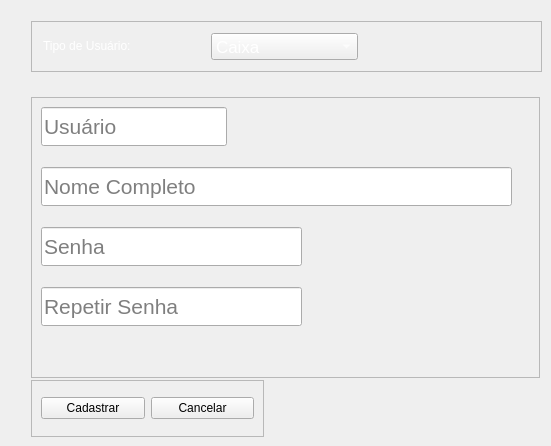
          <widget class="QWidget" name="page_cadastrar">
           <widget class="QFrame" name="frame">
            <property name="geometry">
             <rect>
              <x>31</x>
              <y>97</y>
              <width>509</width>
              <height>281</height>
             </rect>
            </property>
            <property name="styleSheet">
             <string notr="true"/>
            </property>
            <property name="frameShape">
             <enum>QFrame::StyledPanel</enum>
            </property>
            <property name="frameShadow">
             <enum>QFrame::Raised</enum>
            </property>
            <widget class="QLineEdit" name="campo_repetir_senha">
             <property name="geometry">
              <rect>
               <x>10</x>
               <y>190</y>
               <width>261</width>
               <height>39</height>
              </rect>
             </property>
             <property name="font">
              <font>
               <family>MS Shell Dlg 2</family>
               <pointsize>16</pointsize>
               <weight>50</weight>
               <italic>false</italic>
               <bold>false</bold>
              </font>
             </property>
             <property name="styleSheet">
              <string notr="true"/>
             </property>
             <property name="maxLength">
              <number>12</number>
             </property>
             <property name="echoMode">
              <enum>QLineEdit::Password</enum>
             </property>
             <property name="placeholderText">
              <string>Repetir Senha</string>
             </property>
            </widget>
            <widget class="QLineEdit" name="campo_nome_completo">
             <property name="geometry">
              <rect>
               <x>10</x>
               <y>70</y>
               <width>471</width>
               <height>39</height>
              </rect>
             </property>
             <property name="font">
              <font>
               <family>MS Shell Dlg 2</family>
               <pointsize>16</pointsize>
               <weight>50</weight>
               <italic>false</italic>
               <bold>false</bold>
              </font>
             </property>
             <property name="styleSheet">
              <string notr="true"/>
             </property>
             <property name="maxLength">
              <number>45</number>
             </property>
             <property name="placeholderText">
              <string>Nome Completo</string>
             </property>
            </widget>
            <widget class="QLineEdit" name="campo_senha">
             <property name="geometry">
              <rect>
               <x>10</x>
               <y>130</y>
               <width>261</width>
               <height>39</height>
              </rect>
             </property>
             <property name="font">
              <font>
               <family>MS Shell Dlg 2</family>
               <pointsize>16</pointsize>
               <weight>50</weight>
               <italic>false</italic>
               <bold>false</bold>
              </font>
             </property>
             <property name="styleSheet">
              <string notr="true"/>
             </property>
             <property name="maxLength">
              <number>12</number>
             </property>
             <property name="echoMode">
              <enum>QLineEdit::Password</enum>
             </property>
             <property name="placeholderText">
              <string>Senha</string>
             </property>
            </widget>
            <widget class="QLineEdit" name="campo_usuario">
             <property name="geometry">
              <rect>
               <x>10</x>
               <y>10</y>
               <width>186</width>
               <height>39</height>
              </rect>
             </property>
             <property name="font">
              <font>
               <family>MS Shell Dlg 2</family>
               <pointsize>16</pointsize>
               <weight>50</weight>
               <italic>false</italic>
               <bold>false</bold>
              </font>
             </property>
             <property name="styleSheet">
              <string notr="true"/>
             </property>
             <property name="inputMask">
              <string/>
             </property>
             <property name="text">
              <string/>
             </property>
             <property name="maxLength">
              <number>3</number>
             </property>
             <property name="placeholderText">
              <string>Usuário</string>
             </property>
            </widget>
           </widget>
           <widget class="QFrame" name="frame_2">
            <property name="geometry">
             <rect>
              <x>31</x>
              <y>21</y>
              <width>511</width>
              <height>51</height>
             </rect>
            </property>
            <property name="frameShape">
             <enum>QFrame::StyledPanel</enum>
            </property>
            <property name="frameShadow">
             <enum>QFrame::Raised</enum>
            </property>
            <widget class="QComboBox" name="combo_tipo_usuario">
             <property name="geometry">
              <rect>
               <x>180</x>
               <y>12</y>
               <width>147</width>
               <height>27</height>
              </rect>
             </property>
             <property name="font">
              <font>
               <family>MS Shell Dlg 2</family>
               <pointsize>13</pointsize>
               <weight>50</weight>
               <italic>false</italic>
               <bold>false</bold>
              </font>
             </property>
             <property name="styleSheet">
              <string notr="true">color:rgb(255, 255, 255);
font: 13pt &quot;MS Shell Dlg 2&quot;;</string>
             </property>
             <item>
              <property name="text">
               <string>Caixa</string>
              </property>
             </item>
             <item>
              <property name="text">
               <string>Contabilidade</string>
              </property>
             </item>
             <item>
              <property name="text">
               <string>Administrador</string>
              </property>
             </item>
            </widget>
            <widget class="QLabel" name="label">
             <property name="geometry">
              <rect>
               <x>12</x>
               <y>12</y>
               <width>154</width>
               <height>25</height>
              </rect>
             </property>
             <property name="styleSheet">
              <string notr="true">color:rgb(255, 255, 255);
font: 15pt &quot;MS Shell Dlg 2&quot;</string>
             </property>
             <property name="text">
              <string>Tipo de Usuário:</string>
             </property>
            </widget>
           </widget>
           <widget class="QFrame" name="frame_3">
            <property name="geometry">
             <rect>
              <x>31</x>
              <y>380</y>
              <width>233</width>
              <height>57</height>
             </rect>
            </property>
            <property name="frameShape">
             <enum>QFrame::StyledPanel</enum>
            </property>
            <property name="frameShadow">
             <enum>QFrame::Raised</enum>
            </property>
            <layout class="QHBoxLayout" name="horizontalLayout_3">
             <item>
              <widget class="QPushButton" name="btn_cadastrar">
               <property name="styleSheet">
                <string notr="true"/>
               </property>
               <property name="text">
                <string>Cadastrar</string>
               </property>
              </widget>
             </item>
             <item>
              <widget class="QPushButton" name="btn_cancelar">
               <property name="text">
                <string>Cancelar</string>
               </property>
              </widget>
             </item>
            </layout>
           </widget>
          </widget>
